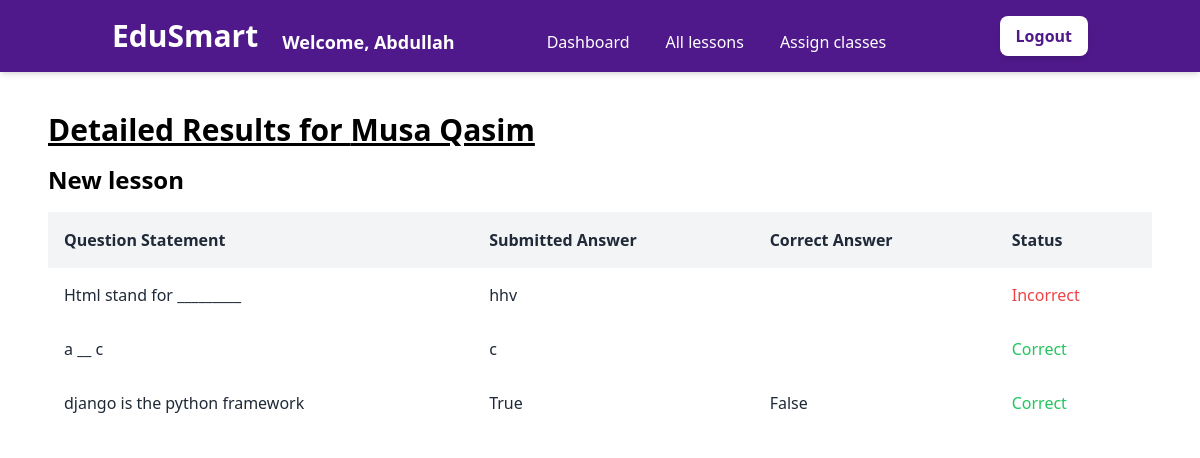
/teacher/student_detailed_results/9/result (signed in), run on the app's committed database.
### user_accounts/models.py (models this page shows, shortened)
class CustomUser(AbstractUser):
    username                 = None
    name                     = models.CharField(max_length=255)
    email                    = models.EmailField(max_length=255, unique=True)
    ROLE_CHOICES = [
        ('admin', 'Admin'),
        ('teacher', 'Teacher'),
        ('student', 'Student')
    ]
    role                     = models.CharField(max_length=10, choices=ROLE_CHOICES)
    class_id                 = models.ForeignKey(
        'teacher.Class',
        null=True,
        blank=True,
        on_delete=models.SET_NULL
    )
    USERNAME_FIELD = 'email'
    REQUIRED_FIELDS = ['name']
    objects = MyAccountManager()

### teacher/models.py (models this page shows)
class Lesson(models.Model):
    name                        = models.CharField(max_length=255)
    teacher_id                  = models.ForeignKey(CustomUser, on_delete=models.CASCADE)
    class_id                    = models.ForeignKey(Class, on_delete=models.CASCADE)

class Question(models.Model):
    type                        = models.CharField(max_length=50)
    statement                   = models.TextField(max_length=255)
    lesson_id                   = models.ForeignKey(Lesson, on_delete=models.CASCADE)

class Result(models.Model):
    marks                       = models.IntegerField(default=0)
    lesson_id                   = models.ForeignKey(Lesson, on_delete=models.CASCADE)
    student_id                  = models.ForeignKey(CustomUser, on_delete=models.CASCADE)
    question_id                 = models.ForeignKey(Question, on_delete=models.CASCADE)
    attempted                   = models.BooleanField(default=False)
    answer                      = models.CharField(max_length=10)
    is_correct                  = models.BooleanField(default=False)

### education_system/decorators.py (the view)
        @user_passes_test(lambda u: u.is_authenticated and u.role == role, login_url='/login/')
        def _wrapped_view(request, *args, **kwargs):
            if request.user.is_authenticated and request.user.role == role:
                return view_func(request, *args, **kwargs)
            else:
                return redirect('login')

### teacher/templates/teacher/student_detailed_results.html (shortened to what this page needs)
{% extends "base.html" %}
{% block content %}
<main>
    <div class="p-12 pt-28">
        <h1 class="text-3xl underline font-semibold mb-4">Detailed Results for {{ student.name }}</h1>
        {% if detailed_results %}
        <div class="font-sans overflow-x-auto">
            {% for lesson_id, lesson_data in detailed_results.items %}
            <h2 class="text-2xl font-semibold mb-4">{{ lesson_data.lesson.name }}</h2>
            <table class="min-w-full bg-white mb-8">
                <thead class="bg-gray-100 whitespace-nowrap">
                    <tr>
                        <th class="p-4 text-left text-base font-semibold text-gray-800">Question Statement</th>
                        <th class="p-4 text-left text-base font-semibold text-gray-800">Submitted Answer</th>
                        <th class="p-4 text-left text-base font-semibold text-gray-800">Correct Answer</th>
                        <th class="p-4 text-left text-base font-semibold text-gray-800">Status</th>
                    </tr>
                </thead>
                <tbody class="whitespace-nowrap">
                    {% for question in lesson_data.questions %}
                    <tr class="hover:bg-gray-50">
                        <td class="p-4 text-[16px] text-gray-800">{{ question.statement }}</td>
                        <td class="p-4 text-[16px] text-gray-800">{{ question.submitted_answer }}</td>
                        <td class="p-4 text-[16px] text-gray-800">
                            {% if question.type == 'true_false' %}
                                {{ question.correct_answer|yesno:"True,False" }}
                            {% elif question.type == 'mcqs' %}
                                {{ question.correct_answer }}
                            {% elif question.type == 'fill_in_blank' %}
                                {{ question.correct_answer }}
                            {% endif %}
                        </td>
                        <td class="p-4 text-[16px] text-gray-800">
                            {% if question.is_correct %}
                                <span class="text-green-500">Correct</span>
                            {% else %}
                                <span class="text-red-500">Incorrect</span>
                            {% endif %}
                        </td>
                    </tr>
                    {% endfor %}
                </tbody>
            </table>
            {% endfor %}
        </div>
        {% else %}
        <h1 class="text-semibold text-center mt-20 animate-bounce text-3xl">No results available for this student.</h1>
        {% endif %}
    </div>
</main>
{% endblock %}

### templates/navbar.html (shortened to what this page needs)
<header class="fixed top-0 left-0 w-full py-4 bg-[#4F198B] text-white shadow-md z-50">
    <div class="container mx-auto flex justify-between items-center px-6">
        <a
            href="{% if request.user.is_superuser %} {% url 'custom_admin' %} {% elif request.user.role == 'teacher' %} {% url 'teacher_dashboard' %} {% else %} {% url 'student_dashboard' %} {% endif %}">
            <h1 class="text-3xl font-bold">
                EduSmart
            </h1>
        </a>
        {% if request.user.is_authenticated %}
        <h3 class="text-lg font-semibold mt-3 ml-6">
            Welcome, {{request.user.name}}
        </h3>
        {% endif %}
        <ul
            class='lg:flex lg:gap-x-3 max-lg:space-y-3 max-lg:fixed max-lg:bg-white max-lg:w-1/2 max-lg:min-w-[300px] max-lg:top-3 max-lg:left-0 max-lg:p-6 max-lg:h-full max-lg:shadow-md max-lg:overflow-auto z-50 ml-20 mt-3 hidden'>
            {% if request.user.is_authenticated %}
            <a
                href="{% if request.user.is_superuser %} {% url 'custom_admin' %} {% elif request.user.role == 'teacher' %} {% url 'teacher_dashboard' %} {% else %} {% url 'student_dashboard' %} {% endif %}">
                <li class='max-lg:border-b max-lg:py-3 px-3'>
                    Dashboard
                </li>
            </a>
            {% endif %}
            {% if request.user.role == 'teacher' %}
            <a href="{% url 'all_lessons' %}">
                <li class='max-lg:border-b max-lg:py-3 px-3'>
                    All lessons
                </li>
            </a>
            <a href="{% url 'assign_students' %}">
                <li class='max-lg:border-b max-lg:py-3 px-3'>
                    Assign classes
                </li>
            </a>
            {% endif %}
        </ul>
        <div class="flex ml-auto items-center space-x-6">
            {% if request.user.is_authenticated %}
            <a href="{% url 'logout' %}">
                <button
                    class="bg-white text-[#4F198B] py-2 px-4 rounded-lg font-semibold shadow-md hover:bg-gray-100 transition duration-300">
                    Logout
                </button>
            </a>
            {% endif %}
        </div>
    </div>
</header>

### data on the page
CustomUser: user.name "Abdullah"
CustomUser: name "Musa Qasim"
Lesson: lesson.name "New lesson", submitted_answer "c", correct_answer "False"
Question: statement "Html stand for _________"
Result: submitted_answer "hhv"
Question: statement "a __ c"
Question: statement "django is the python framework"
Result: submitted_answer "True"
